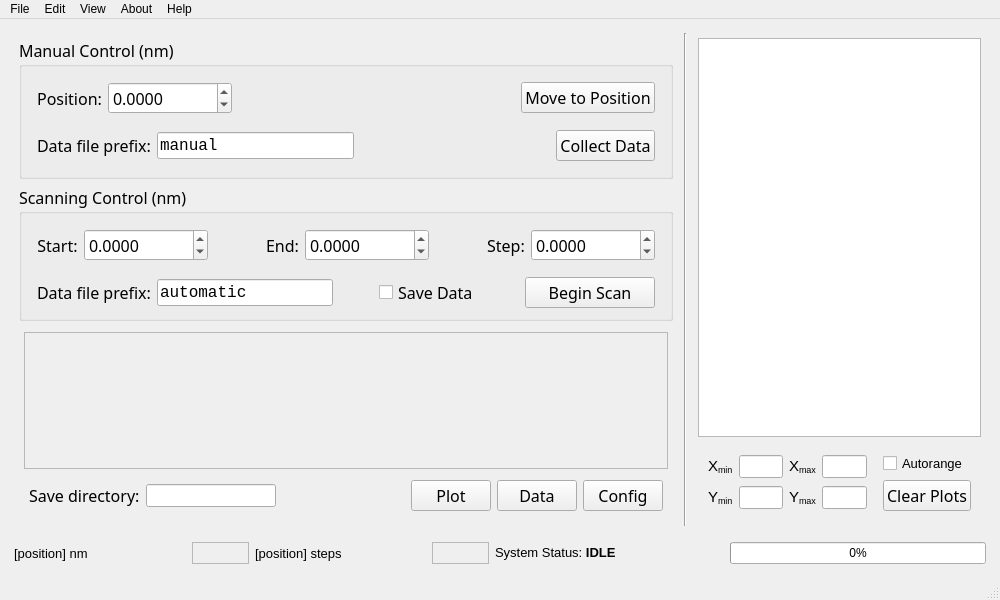
<?xml version="1.0" encoding="UTF-8"?>
<ui version="4.0">
 <class>MainWindow</class>
 <widget class="QMainWindow" name="MainWindow">
  <property name="geometry">
   <rect>
    <x>0</x>
    <y>0</y>
    <width>1000</width>
    <height>600</height>
   </rect>
  </property>
  <property name="minimumSize">
   <size>
    <width>1000</width>
    <height>600</height>
   </size>
  </property>
  <property name="windowTitle">
   <string>MainWindow</string>
  </property>
  <widget class="QWidget" name="centralwidget">
   <layout class="QVBoxLayout" name="verticalLayout_6">
    <item>
     <layout class="QHBoxLayout" name="horizontalLayout" stretch="0,0,1">
      <property name="leftMargin">
       <number>5</number>
      </property>
      <property name="topMargin">
       <number>5</number>
      </property>
      <property name="rightMargin">
       <number>5</number>
      </property>
      <property name="bottomMargin">
       <number>5</number>
      </property>
      <item>
       <layout class="QVBoxLayout" name="verticalLayout" stretch="0,0,0">
        <property name="leftMargin">
         <number>5</number>
        </property>
        <property name="topMargin">
         <number>5</number>
        </property>
        <property name="rightMargin">
         <number>5</number>
        </property>
        <property name="bottomMargin">
         <number>5</number>
        </property>
        <item>
         <widget class="QGroupBox" name="mancon_groupbox">
          <property name="font">
           <font>
            <family>Segoe UI Semibold</family>
            <pointsize>12</pointsize>
            <underline>false</underline>
           </font>
          </property>
          <property name="title">
           <string>Manual Control (nm)</string>
          </property>
          <layout class="QHBoxLayout" name="horizontalLayout_13" stretch="0">
           <property name="spacing">
            <number>6</number>
           </property>
           <property name="leftMargin">
            <number>5</number>
           </property>
           <property name="topMargin">
            <number>5</number>
           </property>
           <property name="rightMargin">
            <number>5</number>
           </property>
           <property name="bottomMargin">
            <number>5</number>
           </property>
           <item>
            <layout class="QVBoxLayout" name="verticalLayout_7">
             <property name="leftMargin">
              <number>5</number>
             </property>
             <property name="topMargin">
              <number>5</number>
             </property>
             <property name="rightMargin">
              <number>5</number>
             </property>
             <property name="bottomMargin">
              <number>5</number>
             </property>
             <item>
              <layout class="QHBoxLayout" name="horizontalLayout_8">
               <property name="leftMargin">
                <number>5</number>
               </property>
               <property name="topMargin">
                <number>5</number>
               </property>
               <property name="rightMargin">
                <number>5</number>
               </property>
               <property name="bottomMargin">
                <number>5</number>
               </property>
               <item>
                <widget class="QLabel" name="pos_set_label">
                 <property name="text">
                  <string>Position:</string>
                 </property>
                 <property name="alignment">
                  <set>Qt::AlignCenter</set>
                 </property>
                </widget>
               </item>
               <item>
                <widget class="QDoubleSpinBox" name="pos_set_spinbox">
                 <property name="decimals">
                  <number>4</number>
                 </property>
                 <property name="minimum">
                  <double>-50000.000000000000000</double>
                 </property>
                 <property name="maximum">
                  <double>5000000.000000000000000</double>
                 </property>
                </widget>
               </item>
               <item>
                <spacer name="horizontalSpacer_2">
                 <property name="orientation">
                  <enum>Qt::Horizontal</enum>
                 </property>
                 <property name="sizeHint" stdset="0">
                  <size>
                   <width>40</width>
                   <height>20</height>
                  </size>
                 </property>
                </spacer>
               </item>
               <item>
                <widget class="QPushButton" name="move_pos_button">
                 <property name="text">
                  <string>Move to Position</string>
                 </property>
                </widget>
               </item>
              </layout>
             </item>
             <item>
              <layout class="QHBoxLayout" name="horizontalLayout_9">
               <property name="leftMargin">
                <number>5</number>
               </property>
               <property name="topMargin">
                <number>5</number>
               </property>
               <property name="rightMargin">
                <number>5</number>
               </property>
               <property name="bottomMargin">
                <number>5</number>
               </property>
               <item>
                <widget class="QLabel" name="mancon_prefix_label">
                 <property name="text">
                  <string>Data file prefix:</string>
                 </property>
                </widget>
               </item>
               <item>
                <widget class="QLineEdit" name="mancon_prefix_lineedit">
                 <property name="font">
                  <font>
                   <family>Consolas</family>
                   <pointsize>12</pointsize>
                   <underline>false</underline>
                  </font>
                 </property>
                 <property name="text">
                  <string>manual</string>
                 </property>
                </widget>
               </item>
               <item>
                <spacer name="horizontalSpacer_7">
                 <property name="orientation">
                  <enum>Qt::Horizontal</enum>
                 </property>
                 <property name="sizeHint" stdset="0">
                  <size>
                   <width>40</width>
                   <height>20</height>
                  </size>
                 </property>
                </spacer>
               </item>
               <item>
                <widget class="QPushButton" name="collect_data_button">
                 <property name="text">
                  <string>Collect Data</string>
                 </property>
                </widget>
               </item>
              </layout>
             </item>
            </layout>
           </item>
          </layout>
         </widget>
        </item>
        <item>
         <widget class="QGroupBox" name="scancon_groupbox">
          <property name="font">
           <font>
            <family>Segoe UI Semibold</family>
            <pointsize>12</pointsize>
           </font>
          </property>
          <property name="title">
           <string>Scanning Control (nm)</string>
          </property>
          <layout class="QHBoxLayout" name="horizontalLayout_16" stretch="0">
           <property name="leftMargin">
            <number>5</number>
           </property>
           <property name="topMargin">
            <number>5</number>
           </property>
           <property name="rightMargin">
            <number>5</number>
           </property>
           <property name="bottomMargin">
            <number>5</number>
           </property>
           <item>
            <layout class="QVBoxLayout" name="verticalLayout_4">
             <property name="leftMargin">
              <number>5</number>
             </property>
             <property name="topMargin">
              <number>5</number>
             </property>
             <property name="rightMargin">
              <number>5</number>
             </property>
             <property name="bottomMargin">
              <number>5</number>
             </property>
             <item>
              <layout class="QHBoxLayout" name="horizontalLayout_6">
               <property name="leftMargin">
                <number>5</number>
               </property>
               <property name="topMargin">
                <number>5</number>
               </property>
               <property name="rightMargin">
                <number>5</number>
               </property>
               <property name="bottomMargin">
                <number>5</number>
               </property>
               <item>
                <widget class="QLabel" name="start_set_label">
                 <property name="text">
                  <string>Start:</string>
                 </property>
                 <property name="alignment">
                  <set>Qt::AlignCenter</set>
                 </property>
                </widget>
               </item>
               <item>
                <widget class="QDoubleSpinBox" name="start_set_spinbox">
                 <property name="decimals">
                  <number>4</number>
                 </property>
                 <property name="minimum">
                  <double>-9999.000000000000000</double>
                 </property>
                 <property name="maximum">
                  <double>500000.000000000000000</double>
                 </property>
                 <property name="singleStep">
                  <double>0.010000000000000</double>
                 </property>
                </widget>
               </item>
               <item>
                <spacer name="horizontalSpacer_3">
                 <property name="orientation">
                  <enum>Qt::Horizontal</enum>
                 </property>
                 <property name="sizeHint" stdset="0">
                  <size>
                   <width>40</width>
                   <height>20</height>
                  </size>
                 </property>
                </spacer>
               </item>
               <item>
                <widget class="QLabel" name="end_set_label">
                 <property name="text">
                  <string>End:</string>
                 </property>
                 <property name="alignment">
                  <set>Qt::AlignCenter</set>
                 </property>
                </widget>
               </item>
               <item>
                <widget class="QDoubleSpinBox" name="end_set_spinbox">
                 <property name="decimals">
                  <number>4</number>
                 </property>
                 <property name="minimum">
                  <double>-9999.000000000000000</double>
                 </property>
                 <property name="maximum">
                  <double>500000.000000000000000</double>
                 </property>
                 <property name="singleStep">
                  <double>0.010000000000000</double>
                 </property>
                </widget>
               </item>
               <item>
                <spacer name="horizontalSpacer_4">
                 <property name="orientation">
                  <enum>Qt::Horizontal</enum>
                 </property>
                 <property name="sizeHint" stdset="0">
                  <size>
                   <width>40</width>
                   <height>20</height>
                  </size>
                 </property>
                </spacer>
               </item>
               <item>
                <widget class="QLabel" name="step_set_label">
                 <property name="text">
                  <string>Step:</string>
                 </property>
                 <property name="alignment">
                  <set>Qt::AlignCenter</set>
                 </property>
                </widget>
               </item>
               <item>
                <widget class="QDoubleSpinBox" name="step_set_spinbox">
                 <property name="suffix">
                  <string/>
                 </property>
                 <property name="decimals">
                  <number>4</number>
                 </property>
                 <property name="minimum">
                  <double>-9999.000000000000000</double>
                 </property>
                 <property name="maximum">
                  <double>500000.000000000000000</double>
                 </property>
                 <property name="singleStep">
                  <double>0.000100000000000</double>
                 </property>
                </widget>
               </item>
              </layout>
             </item>
             <item>
              <layout class="QHBoxLayout" name="horizontalLayout_14">
               <property name="leftMargin">
                <number>5</number>
               </property>
               <property name="topMargin">
                <number>5</number>
               </property>
               <property name="rightMargin">
                <number>5</number>
               </property>
               <item>
                <widget class="QLabel" name="scancon_prefix_label">
                 <property name="text">
                  <string>Data file prefix:</string>
                 </property>
                </widget>
               </item>
               <item>
                <widget class="QLineEdit" name="scancon_prefix_lineedit">
                 <property name="font">
                  <font>
                   <family>Consolas</family>
                   <pointsize>12</pointsize>
                  </font>
                 </property>
                 <property name="text">
                  <string>automatic</string>
                 </property>
                </widget>
               </item>
               <item>
                <spacer name="horizontalSpacer_5">
                 <property name="orientation">
                  <enum>Qt::Horizontal</enum>
                 </property>
                 <property name="sizeHint" stdset="0">
                  <size>
                   <width>40</width>
                   <height>20</height>
                  </size>
                 </property>
                </spacer>
               </item>
               <item>
                <widget class="QCheckBox" name="save_data_checkbox">
                 <property name="text">
                  <string>Save Data</string>
                 </property>
                 <property name="tristate">
                  <bool>false</bool>
                 </property>
                </widget>
               </item>
               <item>
                <spacer name="horizontalSpacer_6">
                 <property name="orientation">
                  <enum>Qt::Horizontal</enum>
                 </property>
                 <property name="sizeHint" stdset="0">
                  <size>
                   <width>40</width>
                   <height>20</height>
                  </size>
                 </property>
                </spacer>
               </item>
               <item>
                <widget class="QPushButton" name="begin_scan_button">
                 <property name="minimumSize">
                  <size>
                   <width>130</width>
                   <height>0</height>
                  </size>
                 </property>
                 <property name="text">
                  <string>Begin Scan</string>
                 </property>
                </widget>
               </item>
              </layout>
             </item>
            </layout>
           </item>
          </layout>
         </widget>
        </item>
        <item>
         <layout class="QVBoxLayout" name="verticalLayout_2" stretch="5,1">
          <property name="leftMargin">
           <number>5</number>
          </property>
          <property name="topMargin">
           <number>5</number>
          </property>
          <property name="rightMargin">
           <number>5</number>
          </property>
          <property name="bottomMargin">
           <number>5</number>
          </property>
          <item>
           <widget class="QFrame" name="frame_3">
            <property name="frameShape">
             <enum>QFrame::StyledPanel</enum>
            </property>
            <property name="frameShadow">
             <enum>QFrame::Raised</enum>
            </property>
           </widget>
          </item>
          <item>
           <layout class="QHBoxLayout" name="horizontalLayout_3">
            <property name="leftMargin">
             <number>5</number>
            </property>
            <property name="topMargin">
             <number>5</number>
            </property>
            <property name="rightMargin">
             <number>5</number>
            </property>
            <property name="bottomMargin">
             <number>5</number>
            </property>
            <item>
             <widget class="QLabel" name="save_dir_label">
              <property name="font">
               <font>
                <family>Segoe UI Semibold</family>
                <pointsize>12</pointsize>
               </font>
              </property>
              <property name="text">
               <string>Save directory:</string>
              </property>
             </widget>
            </item>
            <item>
             <widget class="QLineEdit" name="save_dir_lineedit">
              <property name="font">
               <font>
                <family>Segoe UI</family>
                <pointsize>10</pointsize>
               </font>
              </property>
              <property name="text">
               <string extracomment="Data file save directory."/>
              </property>
             </widget>
            </item>
            <item>
             <spacer name="horizontalSpacer">
              <property name="orientation">
               <enum>Qt::Horizontal</enum>
              </property>
              <property name="sizeHint" stdset="0">
               <size>
                <width>40</width>
                <height>20</height>
               </size>
              </property>
             </spacer>
            </item>
            <item>
             <widget class="QPushButton" name="save_plot_button">
              <property name="font">
               <font>
                <family>Segoe UI Semibold</family>
                <pointsize>12</pointsize>
               </font>
              </property>
              <property name="text">
               <string>Plot</string>
              </property>
             </widget>
            </item>
            <item>
             <widget class="QPushButton" name="save_data_button">
              <property name="font">
               <font>
                <family>Segoe UI Semibold</family>
                <pointsize>12</pointsize>
               </font>
              </property>
              <property name="text">
               <string>Data</string>
              </property>
             </widget>
            </item>
            <item>
             <widget class="QPushButton" name="save_config_button">
              <property name="font">
               <font>
                <family>Segoe UI Semibold</family>
                <pointsize>12</pointsize>
               </font>
              </property>
              <property name="text">
               <string>Config</string>
              </property>
             </widget>
            </item>
           </layout>
          </item>
         </layout>
        </item>
       </layout>
      </item>
      <item>
       <widget class="Line" name="line_5">
        <property name="orientation">
         <enum>Qt::Vertical</enum>
        </property>
       </widget>
      </item>
      <item>
       <layout class="QVBoxLayout" name="verticalLayout_3" stretch="6,1">
        <property name="leftMargin">
         <number>5</number>
        </property>
        <property name="topMargin">
         <number>5</number>
        </property>
        <property name="rightMargin">
         <number>5</number>
        </property>
        <property name="bottomMargin">
         <number>5</number>
        </property>
        <item>
         <widget class="QGraphicsView" name="data_graph">
          <property name="cursor" stdset="0">
           <cursorShape>CrossCursor</cursorShape>
          </property>
         </widget>
        </item>
        <item>
         <layout class="QHBoxLayout" name="horizontalLayout_2" stretch="3,0">
          <property name="leftMargin">
           <number>5</number>
          </property>
          <property name="topMargin">
           <number>5</number>
          </property>
          <property name="rightMargin">
           <number>5</number>
          </property>
          <property name="bottomMargin">
           <number>5</number>
          </property>
          <item>
           <layout class="QGridLayout" name="gridLayout_4" columnstretch="1,0,0,0">
            <property name="leftMargin">
             <number>5</number>
            </property>
            <property name="topMargin">
             <number>5</number>
            </property>
            <property name="rightMargin">
             <number>5</number>
            </property>
            <property name="bottomMargin">
             <number>5</number>
            </property>
            <item row="1" column="0">
             <widget class="QLabel" name="ymin_label">
              <property name="font">
               <font>
                <family>Segoe UI</family>
                <pointsize>11</pointsize>
               </font>
              </property>
              <property name="text">
               <string>Y&lt;sub&gt;min&lt;/sub&gt;</string>
              </property>
             </widget>
            </item>
            <item row="0" column="2">
             <widget class="QLabel" name="xmax_label">
              <property name="font">
               <font>
                <family>Segoe UI</family>
                <pointsize>11</pointsize>
               </font>
              </property>
              <property name="text">
               <string>X&lt;sub&gt;max&lt;/sub&gt;</string>
              </property>
             </widget>
            </item>
            <item row="1" column="2">
             <widget class="QLabel" name="ymax_label">
              <property name="font">
               <font>
                <family>Segoe UI</family>
                <pointsize>11</pointsize>
               </font>
              </property>
              <property name="text">
               <string>Y&lt;sub&gt;max&lt;/max&gt;</string>
              </property>
             </widget>
            </item>
            <item row="0" column="0">
             <widget class="QLabel" name="xmin_label">
              <property name="font">
               <font>
                <family>Segoe UI</family>
                <pointsize>11</pointsize>
               </font>
              </property>
              <property name="text">
               <string>X&lt;sub&gt;min&lt;/sub&gt;</string>
              </property>
             </widget>
            </item>
            <item row="0" column="1">
             <widget class="QLineEdit" name="xmin_in">
              <property name="font">
               <font>
                <family>Segoe UI</family>
                <pointsize>10</pointsize>
               </font>
              </property>
             </widget>
            </item>
            <item row="1" column="1">
             <widget class="QLineEdit" name="ymin_in">
              <property name="font">
               <font>
                <family>Segoe UI</family>
                <pointsize>10</pointsize>
               </font>
              </property>
             </widget>
            </item>
            <item row="0" column="3">
             <widget class="QLineEdit" name="xmax_in">
              <property name="font">
               <font>
                <family>Segoe UI</family>
                <pointsize>10</pointsize>
               </font>
              </property>
             </widget>
            </item>
            <item row="1" column="3">
             <widget class="QLineEdit" name="ymax_in">
              <property name="font">
               <font>
                <family>Segoe UI</family>
                <pointsize>10</pointsize>
               </font>
              </property>
             </widget>
            </item>
           </layout>
          </item>
          <item>
           <layout class="QVBoxLayout" name="verticalLayout_5">
            <property name="leftMargin">
             <number>5</number>
            </property>
            <property name="topMargin">
             <number>5</number>
            </property>
            <property name="rightMargin">
             <number>5</number>
            </property>
            <property name="bottomMargin">
             <number>5</number>
            </property>
            <item>
             <widget class="QCheckBox" name="autorange_checkbox">
              <property name="font">
               <font>
                <family>Segoe UI</family>
                <pointsize>10</pointsize>
               </font>
              </property>
              <property name="text">
               <string>Autorange</string>
              </property>
             </widget>
            </item>
            <item>
             <widget class="QPushButton" name="clear_plots_button">
              <property name="font">
               <font>
                <family>Segoe UI Semibold</family>
                <pointsize>12</pointsize>
               </font>
              </property>
              <property name="text">
               <string>Clear Plots</string>
              </property>
             </widget>
            </item>
           </layout>
          </item>
         </layout>
        </item>
       </layout>
      </item>
     </layout>
    </item>
    <item>
     <layout class="QHBoxLayout" name="horizontalLayout_10" stretch="3,1,3,1,3,1,4">
      <property name="leftMargin">
       <number>5</number>
      </property>
      <property name="topMargin">
       <number>5</number>
      </property>
      <property name="rightMargin">
       <number>5</number>
      </property>
      <property name="bottomMargin">
       <number>5</number>
      </property>
      <item>
       <widget class="QLabel" name="currpos_nm">
        <property name="font">
         <font>
          <family>Segoe UI</family>
          <pointsize>10</pointsize>
         </font>
        </property>
        <property name="text">
         <string>[position] nm</string>
        </property>
       </widget>
      </item>
      <item>
       <widget class="QFrame" name="frame">
        <property name="frameShape">
         <enum>QFrame::StyledPanel</enum>
        </property>
        <property name="frameShadow">
         <enum>QFrame::Raised</enum>
        </property>
       </widget>
      </item>
      <item>
       <widget class="QLabel" name="currpos_steps">
        <property name="font">
         <font>
          <family>Segoe UI</family>
          <pointsize>10</pointsize>
         </font>
        </property>
        <property name="text">
         <string>[position] steps</string>
        </property>
       </widget>
      </item>
      <item>
       <widget class="QFrame" name="frame_2">
        <property name="frameShape">
         <enum>QFrame::StyledPanel</enum>
        </property>
        <property name="frameShadow">
         <enum>QFrame::Raised</enum>
        </property>
       </widget>
      </item>
      <item>
       <widget class="QLabel" name="status_label">
        <property name="font">
         <font>
          <family>Segoe UI</family>
          <pointsize>10</pointsize>
         </font>
        </property>
        <property name="text">
         <string>System Status: &lt;b&gt;IDLE&lt;/b&gt;</string>
        </property>
       </widget>
      </item>
      <item>
       <spacer name="horizontalSpacer_10">
        <property name="orientation">
         <enum>Qt::Horizontal</enum>
        </property>
        <property name="sizeHint" stdset="0">
         <size>
          <width>40</width>
          <height>20</height>
         </size>
        </property>
       </spacer>
      </item>
      <item>
       <widget class="QProgressBar" name="progressbar">
        <property name="sizePolicy">
         <sizepolicy hsizetype="Fixed" vsizetype="Fixed">
          <horstretch>0</horstretch>
          <verstretch>0</verstretch>
         </sizepolicy>
        </property>
        <property name="minimumSize">
         <size>
          <width>256</width>
          <height>0</height>
         </size>
        </property>
        <property name="value">
         <number>0</number>
        </property>
       </widget>
      </item>
     </layout>
    </item>
   </layout>
  </widget>
  <widget class="QMenuBar" name="menubar">
   <property name="geometry">
    <rect>
     <x>0</x>
     <y>0</y>
     <width>1000</width>
     <height>21</height>
    </rect>
   </property>
   <widget class="QMenu" name="menuFile">
    <property name="title">
     <string>File</string>
    </property>
    <addaction name="actionExport"/>
    <addaction name="actionExport_Config"/>
    <addaction name="actionImport_Config"/>
   </widget>
   <widget class="QMenu" name="menuEdit">
    <property name="title">
     <string>Edit</string>
    </property>
   </widget>
   <widget class="QMenu" name="menuView">
    <property name="title">
     <string>View</string>
    </property>
   </widget>
   <widget class="QMenu" name="menuAbout">
    <property name="title">
     <string>About</string>
    </property>
    <addaction name="actionSource_Code"/>
    <addaction name="actionLicensing"/>
   </widget>
   <widget class="QMenu" name="menuHelp">
    <property name="title">
     <string>Help</string>
    </property>
    <addaction name="actionManual_2"/>
   </widget>
   <addaction name="menuFile"/>
   <addaction name="menuEdit"/>
   <addaction name="menuView"/>
   <addaction name="menuAbout"/>
   <addaction name="menuHelp"/>
  </widget>
  <widget class="QStatusBar" name="statusbar"/>
  <action name="actionSource_Code">
   <property name="text">
    <string>Source Code</string>
   </property>
  </action>
  <action name="actionManual">
   <property name="text">
    <string>Manual</string>
   </property>
  </action>
  <action name="actionManual_2">
   <property name="text">
    <string>Manual</string>
   </property>
  </action>
  <action name="actionLicensing">
   <property name="text">
    <string>Licensing</string>
   </property>
  </action>
  <action name="actionExport">
   <property name="checkable">
    <bool>false</bool>
   </property>
   <property name="checked">
    <bool>false</bool>
   </property>
   <property name="text">
    <string>Save Data</string>
   </property>
   <property name="font">
    <font/>
   </property>
  </action>
  <action name="actionExport_Config">
   <property name="text">
    <string>Export Config</string>
   </property>
  </action>
  <action name="actionImport_Config">
   <property name="text">
    <string>Import Config</string>
   </property>
  </action>
 </widget>
 <resources/>
 <connections/>
</ui>
